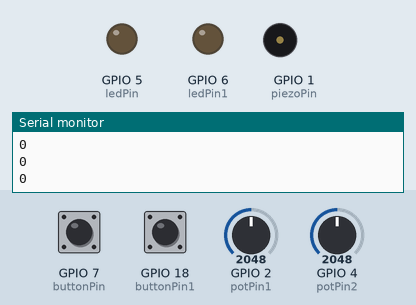
Bench run of a sketch on a simulated ESP32-S3. Parts: output pins drawn as LEDs (lit = HIGH), buzzer (waves = sounding), the last lines printed to the serial monitor. Inputs (shaded band) come from the test bench; at power-on: GPIO 7 (buttonPin) HIGH, GPIO 18 (buttonPin1) HIGH, GPIO 4 (potPin2) = 2048, GPIO 2 (potPin1) = 2048 (analog values on the 0–4095 scale).

Above: at 1.2 s.
1.3 s: GPIO 7 (buttonPin) pulled LOW for 0.15 s
At 1.9 s:
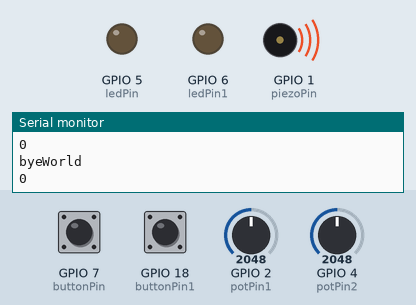
2.9 s: GPIO 18 (buttonPin1) pulled LOW for 0.15 s
At 4.1 s:
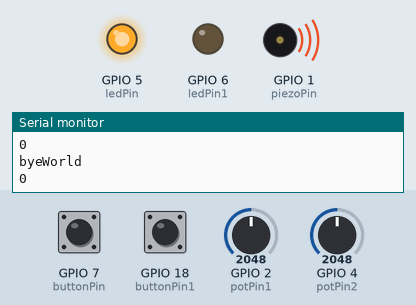
4.5 s: GPIO 4 (potPin2) set to 0
11.8 s: GPIO 18 (buttonPin1) pulled LOW for 3.2 s
At 15.4 s:
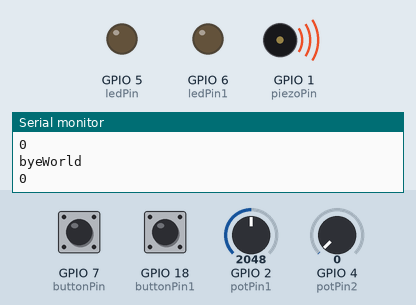
16.5 s: GPIO 7 (buttonPin) pulled LOW for 1 s
At 19.2 s:
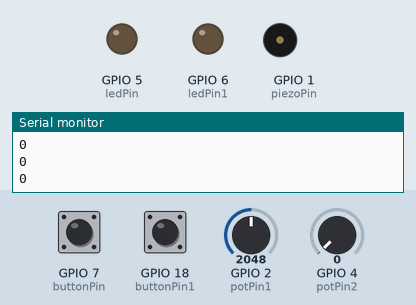
Timing chart, 0 to 20.6 s (numbered marks = the images above; inputs shaded):
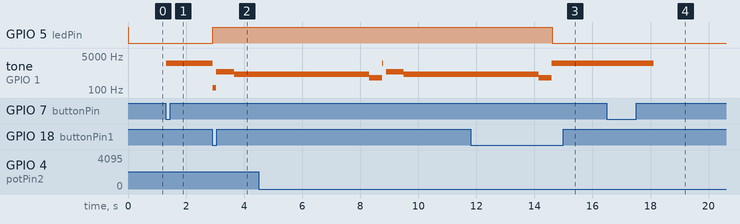

The sketch:

JosephW_MidTerm.ino
```cpp
const int piezoPin = 1;
int frequency = 600;
int pulseWidth = 200;
const int resolutionPWM = 12;
const int potPin1 = 2;
const int potPin2 = 4;
const int buttonPin = 7;
bool buttonState = 0;
bool lastButtonState = 0;
bool toggle = 0;
bool fallToggle = 0;
const int buttonPin1 = 18;
bool buttonState1 = 0;
bool lastButtonState1 = 0;
bool toggle1 = 0;
bool fallToggle1 = 0;
const int ledPin = 5;
const int ledPin1 = 6;
int atM = 840;
long mtA = 1000;
void setup()
{
  pinMode(ledPin,OUTPUT);
  pinMode(ledPin1,OUTPUT);
digitalWrite(ledPin,HIGH);
 Serial.begin(115200);
 analogReadResolution(8);
// ledcAttach(piezoPin,frequency,resolutionPWM);
pinMode(buttonPin,INPUT_PULLUP);
pinMode(buttonPin1,INPUT_PULLUP);
  // put your setup code here, to run once:

}

void loop()
{

  buttonState1 = !digitalRead(buttonPin1);
  buttonState = !digitalRead(buttonPin);
  frequency = map(analogRead(potPin1), 0,255,200,800);
  pulseWidth = map(analogRead(potPin2), 0, 255, 10, 245);
 ledcWriteTone(piezoPin,frequency);
  ledcWrite(piezoPin,pulseWidth);
delay(10);
if (buttonState && !lastButtonState)
{

  toggle = !toggle;
}

if (!buttonState && lastButtonState)
{
fallToggle = !fallToggle;
}
lastButtonState = buttonState;

if (buttonState1 && !lastButtonState1 )
{
  toggle1 = !toggle1;
}

 if (!buttonState1 && lastButtonState1)
 {

  fallToggle1 = !fallToggle1;
 }

lastButtonState1 = buttonState1;
digitalWrite(ledPin,toggle1);
if (toggle1)
{
tone(piezoPin,analogRead(potPin2));       // Play concert A (440 Hz)
delay(analogRead(potPin1));                 // Let it play for one second          // Stop the tone
tone(piezoPin,820);
delay(100);
tone(piezoPin,820);
delay(120);
tone(piezoPin,820);
delay(140);
tone(piezoPin,820);
delay(250);
tone(piezoPin,610.5);
delay(300);
tone(piezoPin,610.5);
delay(3500);
tone(piezoPin,610.5);
delay(400);
tone(piezoPin,610.5);
delay(450);
tone(piezoPin,410,2000);
delay(450);

//delay(150);
//tone(piezoPin,940,1200);
//delay(300);
Serial.println("helloWrold");

}

if (toggle)
{
atM = map(analogRead(potPin1), 0,255,200,2000);
mtA = map(analogRead(potPin1), 0,255,100,1500);
tone(piezoPin,atM*2,mtA*2);
Serial.println("byeWorld");

}
 Serial.println(buttonState);

}
```

Measured:
- after the input at 1.3 s, tone on GPIO 1 (piezoPin): silent → 2206 Hz at once
- after the input at 2.9 s, GPIO 5 (ledPin): LOW → HIGH at once; tone on GPIO 1 (piezoPin): 2206 Hz → 128 Hz at once, → 820 Hz 0.13 s later, → 610 Hz 0.61 s later
- after the input at 11.8 s, GPIO 5 (ledPin): HIGH → LOW after 2.8 s; tone on GPIO 1 (piezoPin): goes on until 14.6 s, then stays 2206 Hz
- after the input at 16.5 s, tone on GPIO 1 (piezoPin): 2206 Hz → silent after 1.6 s
